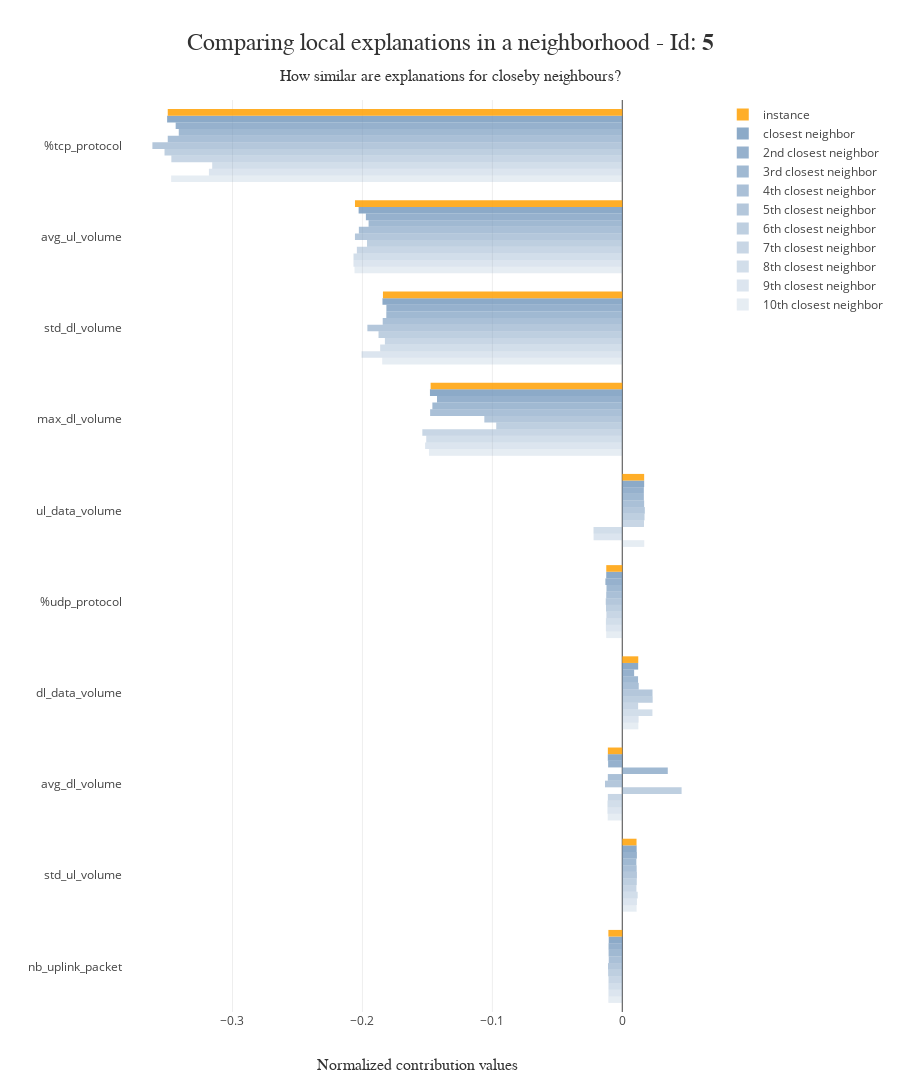

The code cell stored with this chart in its notebook:
### Code cell
xpl.plot.local_neighbors_plot(index=5)

### Figure 1 — Plotly figure (JSON) as saved in the notebook; plotly's stock layout.template omitted (floating-point values rounded to 4 significant figures)
{"data": [{"marker": {"color": "rgba(117, 152, 189, 0.9)"}, "name": "10th closest neighbor", "opacity": 0.2, "orientation": "h", "type": "bar", "x": [-0.01072, 0.01102, -0.0112, 0.01235, -0.01236, 0.0169, -0.1488, -0.1848, -0.2061, -0.3472], "y": ["nb_uplink_packet", "std_ul_volume", "avg_dl_volume", "dl_data_volume", "%udp_protocol", "ul_data_volume", "max_dl_volume", "std_dl_volume", "avg_ul_volume", "%tcp_protocol"]}, {"marker": {"color": "rgba(117, 152, 189, 0.9)"}, "name": "9th closest neighbor", "opacity": 0.28, "orientation": "h", "type": "bar", "x": [-0.01065, 0.01126, -0.01141, 0.01255, -0.01261, -0.02209, -0.1517, -0.2007, -0.2069, -0.3181], "y": ["nb_uplink_packet", "std_ul_volume", "avg_dl_volume", "dl_data_volume", "%udp_protocol", "ul_data_volume", "max_dl_volume", "std_dl_volume", "avg_ul_volume", "%tcp_protocol"]}, {"marker": {"color": "rgba(117, 152, 189, 0.9)"}, "name": "8th closest neighbor", "opacity": 0.36, "orientation": "h", "type": "bar", "x": [-0.01064, 0.01185, -0.01135, 0.0232, -0.0126, -0.02213, -0.1509, -0.1863, -0.2068, -0.3156], "y": ["nb_uplink_packet", "std_ul_volume", "avg_dl_volume", "dl_data_volume", "%udp_protocol", "ul_data_volume", "max_dl_volume", "std_dl_volume", "avg_ul_volume", "%tcp_protocol"]}, {"marker": {"color": "rgba(117, 152, 189, 0.9)"}, "name": "7th closest neighbor", "opacity": 0.44, "orientation": "h", "type": "bar", "x": [-0.0106, 0.01088, -0.01112, 0.01218, -0.01222, 0.0167, -0.1539, -0.1827, -0.2043, -0.3471], "y": ["nb_uplink_packet", "std_ul_volume", "avg_dl_volume", "dl_data_volume", "%udp_protocol", "ul_data_volume", "max_dl_volume", "std_dl_volume", "avg_ul_volume", "%tcp_protocol"]}, {"marker": {"color": "rgba(117, 152, 189, 0.9)"}, "name": "6th closest neighbor", "opacity": 0.52, "orientation": "h", "type": "bar", "x": [-0.01088, 0.01115, 0.04565, 0.02337, -0.01255, 0.01712, -0.09699, -0.1876, -0.1964, -0.3523], "y": ["nb_uplink_packet", "std_ul_volume", "avg_dl_volume", "dl_data_volume", "%udp_protocol", "ul_data_volume", "max_dl_volume", "std_dl_volume", "avg_ul_volume", "%tcp_protocol"]}, {"marker": {"color": "rgba(117, 152, 189, 0.9)"}, "name": "5th closest neighbor", "opacity": 0.6, "orientation": "h", "type": "bar", "x": [-0.01101, 0.01126, -0.0133, 0.02326, -0.01272, 0.01735, -0.1062, -0.1962, -0.2057, -0.3616], "y": ["nb_uplink_packet", "std_ul_volume", "avg_dl_volume", "dl_data_volume", "%udp_protocol", "ul_data_volume", "max_dl_volume", "std_dl_volume", "avg_ul_volume", "%tcp_protocol"]}, {"marker": {"color": "rgba(117, 152, 189, 0.9)"}, "name": "4th closest neighbor", "opacity": 0.68, "orientation": "h", "type": "bar", "x": [-0.01042, 0.01108, -0.01113, 0.01266, -0.01235, 0.01683, -0.1479, -0.1844, -0.2027, -0.3498], "y": ["nb_uplink_packet", "std_ul_volume", "avg_dl_volume", "dl_data_volume", "%udp_protocol", "ul_data_volume", "max_dl_volume", "std_dl_volume", "avg_ul_volume", "%tcp_protocol"]}, {"marker": {"color": "rgba(117, 152, 189, 0.9)"}, "name": "3rd closest neighbor", "opacity": 0.76, "orientation": "h", "type": "bar", "x": [-0.01054, 0.01082, 0.035, 0.01213, -0.01215, 0.01661, -0.1462, -0.1816, -0.1952, -0.3413], "y": ["nb_uplink_packet", "std_ul_volume", "avg_dl_volume", "dl_data_volume", "%udp_protocol", "ul_data_volume", "max_dl_volume", "std_dl_volume", "avg_ul_volume", "%tcp_protocol"]}, {"marker": {"color": "rgba(117, 152, 189, 0.9)"}, "name": "2nd closest neighbor", "opacity": 0.84, "orientation": "h", "type": "bar", "x": [-0.01057, 0.01125, -0.0109, 0.009121, -0.013, 0.0166, -0.1426, -0.1815, -0.1973, -0.3437], "y": ["nb_uplink_packet", "std_ul_volume", "avg_dl_volume", "dl_data_volume", "%udp_protocol", "ul_data_volume", "max_dl_volume", "std_dl_volume", "avg_ul_volume", "%tcp_protocol"]}, {"marker": {"color": "rgba(117, 152, 189, 0.9)"}, "name": "closest neighbor", "opacity": 0.92, "orientation": "h", "type": "bar", "x": [-0.01043, 0.01107, -0.01114, 0.01223, -0.01236, 0.01684, -0.148, -0.1846, -0.2029, -0.3503], "y": ["nb_uplink_packet", "std_ul_volume", "avg_dl_volume", "dl_data_volume", "%udp_protocol", "ul_data_volume", "max_dl_volume", "std_dl_volume", "avg_ul_volume", "%tcp_protocol"]}, {"marker": {"color": "rgba(255, 166, 17, 0.9)"}, "name": "instance", "opacity": 1, "orientation": "h", "type": "bar", "x": [-0.0107, 0.01097, -0.0111, 0.01231, -0.01232, 0.01684, -0.1475, -0.1842, -0.2057, -0.3498], "y": ["nb_uplink_packet", "std_ul_volume", "avg_dl_volume", "dl_data_volume", "%udp_protocol", "ul_data_volume", "max_dl_volume", "std_dl_volume", "avg_ul_volume", "%tcp_protocol"]}], "layout": {"barmode": "group", "height": 1210, "hovermode": "closest", "legend": {"traceorder": "reversed"}, "title": {"font": {"color": "rgb(50, 50, 50)", "family": "Arial", "size": 24}, "pad": {"b": 50}, "text": "Comparing local explanations in a neighborhood - Id: <b>5</b><span style='font-size: 16px;'><br />How similar are explanations for closeby neighbours?</span>", "x": 0.5, "xanchor": "center", "yanchor": "bottom"}, "xaxis": {"automargin": true, "side": "bottom", "title": {"font": {"color": "rgb(50, 50, 50)", "family": "Arial Black", "size": 16}, "text": "Normalized contribution values"}}, "yaxis": {"automargin": true, "title": {"font": {"color": "rgb(50, 50, 50)", "family": "Arial Black", "size": 16}, "text": ""}}}}
